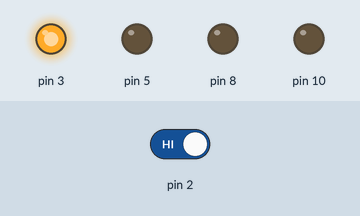
Bench run of a sketch on a simulated Arduino Uno, built with avr-gcc and run on an emulated ATmega328P. Parts: output pins drawn as LEDs (lit = HIGH). Dashed ring = blinking. The inputs (shaded band) are chosen by the test bench; at power-on: pin 2 HIGH.

Above: at 18.0 s.
18.1 s: pin 2 driven LOW
At 20.5 s:
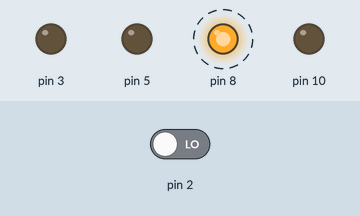
At 21.1 s:
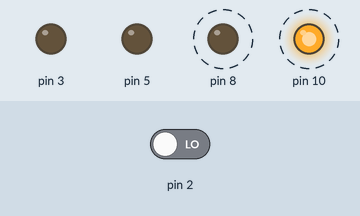
28.3 s: pin 2 driven HIGH
At 28.5 s:
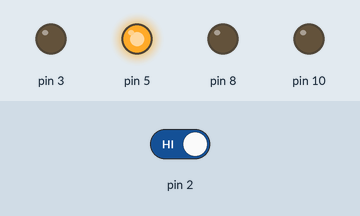
Timing chart, 0 to 40.3 s (numbered marks = the images above; inputs shaded):
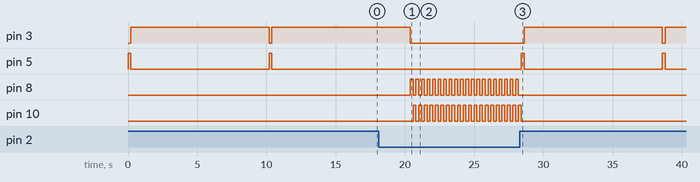

The sketch:

p02-SpaceShip-Interface-03.ino
```cpp
/*
  Arduino Starter Kit example
  Krystian Zun

  Project 2 - Spaceship Interface
    ver.03 - Challenge:

      if the switchState is LOW:
        turn the green LED off
        turn the yellow LED off
        turn the red LEDs on (blink)

       if the switchState is HIGH:
        turn the green LED on
        turn the yellow LED on (blink)
        turn the red LEDs off


  Parts required:
  - one green LED
  - one yellow LED
  - two red LEDs
  - pushbutton
  - 10 kilohm resistor
  - four 220 ohm resistors
*/


int switchState = 0;

void setup() {
  pinMode(3, OUTPUT);
  pinMode(5, OUTPUT);
  pinMode(8, OUTPUT);
  pinMode(10, OUTPUT);

  pinMode (2, INPUT);

}

void loop() {

  switchState = digitalRead(2);

  if (switchState == LOW) {
    digitalWrite(3, LOW);
    digitalWrite(5, LOW);
    digitalWrite(8, HIGH);
    digitalWrite(10, LOW);

    delay (200);

    digitalWrite(8, LOW);
    digitalWrite(10, HIGH);

    delay (200);
  }

  else {
    digitalWrite(3, LOW);
    digitalWrite(5, HIGH);
    digitalWrite(8, LOW);
    digitalWrite(10, LOW);

    delay (200);

    digitalWrite(3, HIGH);
    digitalWrite(5, LOW);

    delay (10000);
  }
}
```

Measured:
- after the input at 18.1 s, pin 3: goes on until 20.4 s, then stays LOW; pin 5: stays LOW (without the input it goes to HIGH after 2.3 s); pin 8: alternates HIGH for 0.20 s and LOW for 0.20 s, starting after 2.3 s; pin 10: alternates HIGH for 0.20 s and LOW for 0.20 s, starting after 2.5 s
- after the input at 28.3 s, pin 3: LOW → HIGH after 0.30 s, → LOW 10.0 s later, → HIGH 0.20 s later; pin 5: alternates HIGH for 0.20 s and LOW for 10.0 s, starting after 0.10 s; pin 8: stops changing and stays LOW; pin 10: goes on until 28.4 s, then stays LOW
- by itself, pin 5: alternates HIGH for 0.20 s and LOW for 10.0 s
